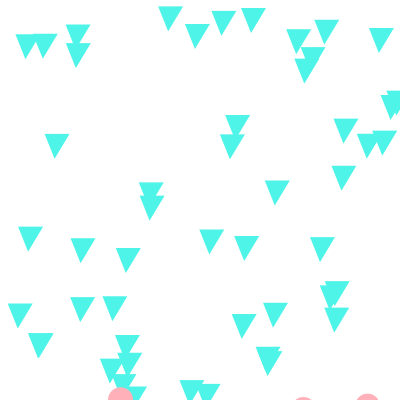
Frame 1 (no input)
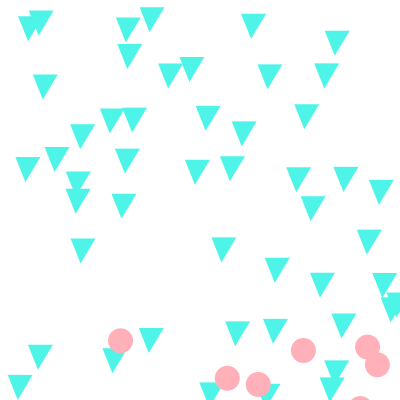
Frame 60 (the mouse pressed at the canvas centre just before this capture)
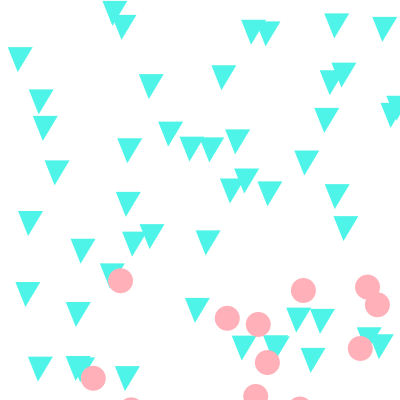
Frame 120 (the mouse held since frame 60 and released just before this capture)

The Processing sketch that drew these frames (run headless with seeded random() and noise(); from frame 60 on, the mouse is pressed at the canvas centre):

// Processing sketch: s2t1josefina
// ── s2t1josefina.pde
//archivo principal
//comentario
ArrayList<Formas> listadeobjetos = new ArrayList<Formas>();
ArrayList<Formasdos> lista = new ArrayList<Formasdos>();
Formas f;
Formasdos d;

void setup (){
  size(400,400);

  for (int i = 0; i <50; i++){
  f = new Formas (random(width), random (height));
  listadeobjetos.add(f); //inicializa
  }
for (int i = 0; i < 20; i++){
d = new Formasdos (random(width),random(height));
lista.add(d);
}


}

void draw (){
  background (255);

for (Formas f:listadeobjetos){//ACUERDATE DEL FOR
  f.triangulo(); //uso
  f.fall();
}
for (Formasdos d:lista){
  d.circulo();
  d.up();
}


}

// ── Formas.pde
//archivo de la clase
class Formas {
  float x;
  float y;
  float vel;

  //constructor
  Formas (float x, float y){
    this. x = random (width);
    this. y = random (height);
    // x=width/4; //parte desde x=100
    // y=0;
     vel= random (4);
  }

  //metodo figura triangulo
  void triangulo (){
    noStroke();
    fill(78,244,232);
    triangle(x,y,x+25,y,x+10,y+25);
    if (y>400){
      y= 0;
    }
}
    void fall (){
      y=y+vel; //y es cero pero se le va sumando vel, es decir 1px cada vez


    }

}

// ── Formasdos.pde
//archivo de la clase
class Formasdos {
  float a;
  float b;
  float vel;

  //constructor
  Formasdos (float a, float b){
    this. a = random (width); //parte desde x=200
    this. b = random (height);
    vel=1;
  }

  //metodo figura triangulo
  void circulo (){
    noStroke();
    fill(255,176,185);
    ellipse(a+10,b+370,25,25);
    if (b+370<0){
      b=0;
    }
}
    void up (){
      b=b-vel; //y es cero pero se le va sumando vel, es decir 1px cada vez


    }

}
